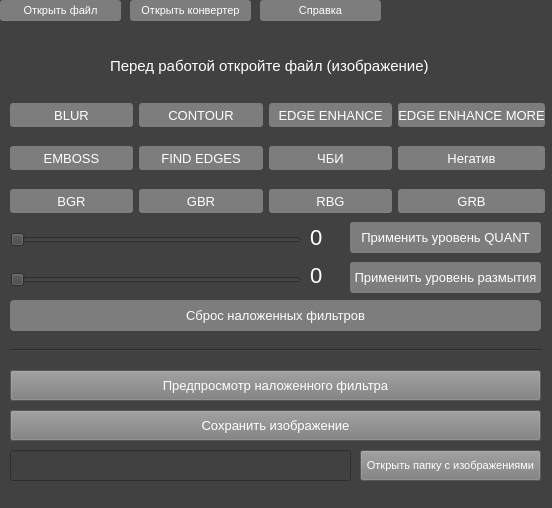
<?xml version="1.0" encoding="UTF-8"?>
<ui version="4.0">
 <class>MainWindow</class>
 <widget class="QMainWindow" name="MainWindow">
  <property name="geometry">
   <rect>
    <x>0</x>
    <y>0</y>
    <width>552</width>
    <height>508</height>
   </rect>
  </property>
  <property name="cursor">
   <cursorShape>ArrowCursor</cursorShape>
  </property>
  <property name="windowTitle">
   <string>FilPic - Графический редактор</string>
  </property>
  <property name="layoutDirection">
   <enum>Qt::LeftToRight</enum>
  </property>
  <property name="styleSheet">
   <string notr="true">background-color: rgb(65, 65, 65)</string>
  </property>
  <widget class="QWidget" name="centralwidget">
   <widget class="QPushButton" name="take_img_but">
    <property name="geometry">
     <rect>
      <x>0</x>
      <y>0</y>
      <width>121</width>
      <height>21</height>
     </rect>
    </property>
    <property name="cursor">
     <cursorShape>OpenHandCursor</cursorShape>
    </property>
    <property name="styleSheet">
     <string notr="true">QPushButton#take_img_but {
	background-color: rgb(125, 125, 125);
	color: white;
	font-size: 11px;
	border-radius: 3px;
	height: 24px;
}

QPushButton#take_img_but:hover {
	background-color: rgb(157, 157, 157);
	border-radius: 7px;
}
</string>
    </property>
    <property name="text">
     <string>Открыть файл</string>
    </property>
   </widget>
   <widget class="QPushButton" name="folder_to_img_but">
    <property name="geometry">
     <rect>
      <x>360</x>
      <y>450</y>
      <width>181</width>
      <height>31</height>
     </rect>
    </property>
    <property name="cursor">
     <cursorShape>OpenHandCursor</cursorShape>
    </property>
    <property name="styleSheet">
     <string notr="true">background-color: rgb(125, 125, 125);
color: white;
font-size: 11px</string>
    </property>
    <property name="text">
     <string>Открыть папку с изображениями</string>
    </property>
   </widget>
   <widget class="QLineEdit" name="text_status">
    <property name="geometry">
     <rect>
      <x>10</x>
      <y>450</y>
      <width>341</width>
      <height>31</height>
     </rect>
    </property>
    <property name="styleSheet">
     <string notr="true">color: white</string>
    </property>
    <property name="text">
     <string/>
    </property>
   </widget>
   <widget class="QLabel" name="label">
    <property name="geometry">
     <rect>
      <x>110</x>
      <y>50</y>
      <width>321</width>
      <height>31</height>
     </rect>
    </property>
    <property name="styleSheet">
     <string notr="true">font-size: 15px;color: white</string>
    </property>
    <property name="text">
     <string>Перед работой откройте файл (изображение)</string>
    </property>
   </widget>
   <widget class="QPushButton" name="open_converter_but">
    <property name="geometry">
     <rect>
      <x>130</x>
      <y>0</y>
      <width>121</width>
      <height>21</height>
     </rect>
    </property>
    <property name="cursor">
     <cursorShape>PointingHandCursor</cursorShape>
    </property>
    <property name="styleSheet">
     <string notr="true">QPushButton#open_converter_but {
	background-color: rgb(125, 125, 125);
	color: white;
	font-size: 11px;
	border-radius: 3px;
	height: 24px;
}

QPushButton#open_converter_but:hover {
	background-color: rgb(157, 157, 157);
	border-radius: 7px;
}
</string>
    </property>
    <property name="text">
     <string>Открыть конвертер</string>
    </property>
   </widget>
   <widget class="QWidget" name="gridLayoutWidget">
    <property name="geometry">
     <rect>
      <x>10</x>
      <y>90</y>
      <width>535</width>
      <height>136</height>
     </rect>
    </property>
    <layout class="QGridLayout" name="gridLayout">
     <item row="1" column="0">
      <widget class="QPushButton" name="emboss_but">
       <property name="cursor">
        <cursorShape>PointingHandCursor</cursorShape>
       </property>
       <property name="styleSheet">
        <string notr="true">QPushButton#emboss_but {
	background-color: rgb(125, 125, 125);
	color: white;
	font-size: 13px;
	border-radius: 3px;
	height: 24px;
}

QPushButton#emboss_but:hover {
	background-color: rgb(157, 157, 157);
	border-radius: 7px;
}

QPushButton#emboss_but:focus {
	background-color: rgb(77, 77, 77);
	border-radius: 5px;
}</string>
       </property>
       <property name="text">
        <string>EMBOSS</string>
       </property>
      </widget>
     </item>
     <item row="2" column="2">
      <widget class="QPushButton" name="rbg_but">
       <property name="cursor">
        <cursorShape>PointingHandCursor</cursorShape>
       </property>
       <property name="styleSheet">
        <string notr="true">QPushButton#rbg_but {
	background-color: rgb(125, 125, 125);
	color: white;
	font-size: 13px;
	border-radius: 3px;
	height: 24px;
}

QPushButton#rbg_but:hover {
	background-color: rgb(157, 157, 157);
	border-radius: 7px;
}

QPushButton#rbg_but:focus {
	background-color: rgb(77, 77, 77);
	border-radius: 5px;
}</string>
       </property>
       <property name="text">
        <string>RBG</string>
       </property>
      </widget>
     </item>
     <item row="0" column="3">
      <widget class="QPushButton" name="eem_but">
       <property name="cursor">
        <cursorShape>PointingHandCursor</cursorShape>
       </property>
       <property name="styleSheet">
        <string notr="true">QPushButton#eem_but {
	background-color: rgb(125, 125, 125);
	color: white;
	font-size: 13px;
	border-radius: 3px;
	height: 24px;
}

QPushButton#eem_but:hover {
	background-color: rgb(157, 157, 157);
	border-radius: 7px;
}

QPushButton#eem_but:focus {
	background-color: rgb(77, 77, 77);
	border-radius: 5px;
}</string>
       </property>
       <property name="text">
        <string>EDGE ENHANCE MORE</string>
       </property>
      </widget>
     </item>
     <item row="2" column="3">
      <widget class="QPushButton" name="pushButton_3">
       <property name="cursor">
        <cursorShape>PointingHandCursor</cursorShape>
       </property>
       <property name="styleSheet">
        <string notr="true">QPushButton#pushButton_3 {
	background-color: rgb(125, 125, 125);
	color: white;
	font-size: 13px;
	border-radius: 3px;
	height: 24px;
}

QPushButton#pushButton_3:hover {
	background-color: rgb(157, 157, 157);
	border-radius: 7px;
}

QPushButton#pushButton_3:focus {
	background-color: rgb(77, 77, 77);
	border-radius: 5px;
}</string>
       </property>
       <property name="text">
        <string>GRB</string>
       </property>
      </widget>
     </item>
     <item row="2" column="1">
      <widget class="QPushButton" name="gbr_but">
       <property name="cursor">
        <cursorShape>PointingHandCursor</cursorShape>
       </property>
       <property name="styleSheet">
        <string notr="true">QPushButton#gbr_but {
	background-color: rgb(125, 125, 125);
	color: white;
	font-size: 13px;
	border-radius: 3px;
	height: 24px;
}

QPushButton#gbr_but:hover {
	background-color: rgb(157, 157, 157);
	border-radius: 7px;
}

QPushButton#gbr_but:focus {
	background-color: rgb(77, 77, 77);
	border-radius: 5px;
}</string>
       </property>
       <property name="text">
        <string>GBR</string>
       </property>
      </widget>
     </item>
     <item row="1" column="3">
      <widget class="QPushButton" name="negativ_but">
       <property name="cursor">
        <cursorShape>PointingHandCursor</cursorShape>
       </property>
       <property name="styleSheet">
        <string notr="true">QPushButton#negativ_but {
	background-color: rgb(125, 125, 125);
	color: white;
	font-size: 13px;
	border-radius: 3px;
	height: 24px;
}

QPushButton#negativ_but:hover {
	background-color: rgb(157, 157, 157);
	border-radius: 7px;
}

QPushButton#negativ_but:focus {
	background-color: rgb(77, 77, 77);
	border-radius: 5px;
}</string>
       </property>
       <property name="text">
        <string>Негатив</string>
       </property>
      </widget>
     </item>
     <item row="1" column="1">
      <widget class="QPushButton" name="fe_but">
       <property name="cursor">
        <cursorShape>PointingHandCursor</cursorShape>
       </property>
       <property name="styleSheet">
        <string notr="true">QPushButton#fe_but {
	background-color: rgb(125, 125, 125);
	color: white;
	font-size: 13px;
	border-radius: 3px;
	height: 24px;
}

QPushButton#fe_but:hover {
	background-color: rgb(157, 157, 157);
	border-radius: 7px;
}

QPushButton#fe_but:focus {
	background-color: rgb(77, 77, 77);
	border-radius: 5px;
}</string>
       </property>
       <property name="text">
        <string>FIND EDGES</string>
       </property>
      </widget>
     </item>
     <item row="0" column="1">
      <widget class="QPushButton" name="contour_but">
       <property name="cursor">
        <cursorShape>PointingHandCursor</cursorShape>
       </property>
       <property name="styleSheet">
        <string notr="true">QPushButton#contour_but {
	background-color: rgb(125, 125, 125);
	color: white;
	font-size: 13px;
	border-radius: 3px;
	height: 24px;
}

QPushButton#contour_but:hover {
	background-color: rgb(157, 157, 157);
	border-radius: 7px;
}

QPushButton#contour_but:focus {
	background-color: rgb(77, 77, 77);
	border-radius: 5px;
}</string>
       </property>
       <property name="text">
        <string>CONTOUR</string>
       </property>
      </widget>
     </item>
     <item row="0" column="2">
      <widget class="QPushButton" name="ee_but">
       <property name="cursor">
        <cursorShape>PointingHandCursor</cursorShape>
       </property>
       <property name="styleSheet">
        <string notr="true">QPushButton#ee_but {
	background-color: rgb(125, 125, 125);
	color: white;
	font-size: 13px;
	border-radius: 3px;
	height: 24px;
}

QPushButton#ee_but:hover {
	background-color: rgb(157, 157, 157);
	border-radius: 7px;
}

QPushButton#ee_but:focus {
	background-color: rgb(77, 77, 77);
	border-radius: 5px;
}</string>
       </property>
       <property name="text">
        <string>EDGE ENHANCE</string>
       </property>
      </widget>
     </item>
     <item row="0" column="0">
      <widget class="QPushButton" name="blur_but">
       <property name="cursor">
        <cursorShape>PointingHandCursor</cursorShape>
       </property>
       <property name="styleSheet">
        <string notr="true">QPushButton#blur_but {
	background-color: rgb(125, 125, 125);
	color: white;
	font-size: 13px;
	border-radius: 3px;
	height: 24px;
}

QPushButton#blur_but:hover {
	background-color: rgb(157, 157, 157);
	border-radius: 7px;
}

QPushButton#blur_but:focus {
	background-color: rgb(77, 77, 77);
	border-radius: 5px;
}</string>
       </property>
       <property name="text">
        <string>BLUR</string>
       </property>
      </widget>
     </item>
     <item row="1" column="2">
      <widget class="QPushButton" name="hbi_but">
       <property name="cursor">
        <cursorShape>PointingHandCursor</cursorShape>
       </property>
       <property name="styleSheet">
        <string notr="true">QPushButton#hbi_but {
	background-color: rgb(125, 125, 125);
	color: white;
	font-size: 13px;
	border-radius: 3px;
	height: 24px;
}

QPushButton#hbi_but:hover {
	background-color: rgb(157, 157, 157);
	border-radius: 7px;
}

QPushButton#hbi_but:focus {
	background-color: rgb(77, 77, 77);
	border-radius: 5px;
}</string>
       </property>
       <property name="text">
        <string>ЧБИ</string>
       </property>
      </widget>
     </item>
     <item row="2" column="0">
      <widget class="QPushButton" name="bgr_but">
       <property name="cursor">
        <cursorShape>PointingHandCursor</cursorShape>
       </property>
       <property name="mouseTracking">
        <bool>true</bool>
       </property>
       <property name="styleSheet">
        <string notr="true">QPushButton#bgr_but {
	background-color: rgb(125, 125, 125);
	color: white;
	font-size: 13px;
	border-radius: 3px;
	height: 24px;
}

QPushButton#bgr_but:hover {
	background-color: rgb(157, 157, 157);
	border-radius: 7px;
}

QPushButton#bgr_but:focus {
	background-color: rgb(77, 77, 77);
	border-radius: 5px;
}</string>
       </property>
       <property name="text">
        <string>BGR</string>
       </property>
      </widget>
     </item>
    </layout>
   </widget>
   <widget class="QPushButton" name="save_img_but">
    <property name="geometry">
     <rect>
      <x>10</x>
      <y>410</y>
      <width>531</width>
      <height>31</height>
     </rect>
    </property>
    <property name="cursor">
     <cursorShape>OpenHandCursor</cursorShape>
    </property>
    <property name="styleSheet">
     <string notr="true">background-color: rgb(125, 125, 125);
color: white;
font-size: 13px</string>
    </property>
    <property name="text">
     <string>Сохранить изображение</string>
    </property>
   </widget>
   <widget class="QSlider" name="quant_slider">
    <property name="geometry">
     <rect>
      <x>10</x>
      <y>230</y>
      <width>291</width>
      <height>20</height>
     </rect>
    </property>
    <property name="orientation">
     <enum>Qt::Horizontal</enum>
    </property>
   </widget>
   <widget class="QPushButton" name="but_quant">
    <property name="geometry">
     <rect>
      <x>350</x>
      <y>222</y>
      <width>191</width>
      <height>31</height>
     </rect>
    </property>
    <property name="cursor">
     <cursorShape>PointingHandCursor</cursorShape>
    </property>
    <property name="styleSheet">
     <string notr="true">QPushButton#but_quant {
	background-color: rgb(125, 125, 125);
	color: white;
	font-size: 13px;
	border-radius: 3px;
	height: 24px;
}

QPushButton#but_quant:hover {
	background-color: rgb(157, 157, 157);
	border-radius: 7px;
}

QPushButton#but_quant:focus {
	background-color: rgb(77, 77, 77);
	border-radius: 5px;
}</string>
    </property>
    <property name="text">
     <string>Применить уровень QUANT</string>
    </property>
   </widget>
   <widget class="QSlider" name="gaus_slider">
    <property name="geometry">
     <rect>
      <x>10</x>
      <y>270</y>
      <width>291</width>
      <height>20</height>
     </rect>
    </property>
    <property name="orientation">
     <enum>Qt::Horizontal</enum>
    </property>
   </widget>
   <widget class="QPushButton" name="but_gaus">
    <property name="geometry">
     <rect>
      <x>350</x>
      <y>262</y>
      <width>191</width>
      <height>31</height>
     </rect>
    </property>
    <property name="cursor">
     <cursorShape>PointingHandCursor</cursorShape>
    </property>
    <property name="styleSheet">
     <string notr="true">QPushButton#but_gaus {
	background-color: rgb(125, 125, 125);
	color: white;
	font-size: 13px;
	border-radius: 3px;
	height: 24px;
}

QPushButton#but_gaus:hover {
	background-color: rgb(157, 157, 157);
	border-radius: 7px;
}

QPushButton#but_gaus:focus {
	background-color: rgb(77, 77, 77);
	border-radius: 5px;
}</string>
    </property>
    <property name="text">
     <string>Применить уровень размытия</string>
    </property>
   </widget>
   <widget class="QLabel" name="res_quant_label">
    <property name="geometry">
     <rect>
      <x>310</x>
      <y>222</y>
      <width>31</width>
      <height>31</height>
     </rect>
    </property>
    <property name="styleSheet">
     <string notr="true">color: white;
font-size: 22px;</string>
    </property>
    <property name="text">
     <string>0</string>
    </property>
   </widget>
   <widget class="QLabel" name="res_gaus_label">
    <property name="geometry">
     <rect>
      <x>310</x>
      <y>260</y>
      <width>31</width>
      <height>31</height>
     </rect>
    </property>
    <property name="styleSheet">
     <string notr="true">color: white;
font-size: 22px;</string>
    </property>
    <property name="text">
     <string>0</string>
    </property>
   </widget>
   <widget class="QPushButton" name="inst_but">
    <property name="geometry">
     <rect>
      <x>260</x>
      <y>0</y>
      <width>121</width>
      <height>21</height>
     </rect>
    </property>
    <property name="cursor">
     <cursorShape>WhatsThisCursor</cursorShape>
    </property>
    <property name="styleSheet">
     <string notr="true">QPushButton#inst_but {
	background-color: rgb(125, 125, 125);
	color: white;
	font-size: 11px;
	border-radius: 3px;
	height: 24px;
}

QPushButton#inst_but:hover {
	background-color: rgb(157, 157, 157);
	border-radius: 7px;
}
</string>
    </property>
    <property name="text">
     <string>Справка</string>
    </property>
   </widget>
   <widget class="QPushButton" name="chek_result">
    <property name="geometry">
     <rect>
      <x>10</x>
      <y>370</y>
      <width>531</width>
      <height>31</height>
     </rect>
    </property>
    <property name="cursor">
     <cursorShape>OpenHandCursor</cursorShape>
    </property>
    <property name="styleSheet">
     <string notr="true">background-color: rgb(125, 125, 125);
color: white;
font-size: 13px</string>
    </property>
    <property name="text">
     <string>Предпросмотр наложенного фильтра</string>
    </property>
   </widget>
   <widget class="Line" name="line">
    <property name="geometry">
     <rect>
      <x>10</x>
      <y>340</y>
      <width>531</width>
      <height>20</height>
     </rect>
    </property>
    <property name="orientation">
     <enum>Qt::Horizontal</enum>
    </property>
   </widget>
   <widget class="QPushButton" name="remove_filters_but">
    <property name="geometry">
     <rect>
      <x>10</x>
      <y>300</y>
      <width>531</width>
      <height>31</height>
     </rect>
    </property>
    <property name="cursor">
     <cursorShape>OpenHandCursor</cursorShape>
    </property>
    <property name="styleSheet">
     <string notr="true">QPushButton#remove_filters_but {
	background-color: rgb(125, 125, 125);
	color: white;
	font-size: 13px;
	border-radius: 4px;
	height: 24px;
}

QPushButton#remove_filters_but:hover {
	background-color: rgb(157, 157, 157);
	border-radius: 7px;
}

QPushButton#remove_filters_but:focus {
	background-color: rgb(77, 77, 77);
	border-radius: 5px;
}</string>
    </property>
    <property name="text">
     <string>Сброс наложенных фильтров</string>
    </property>
   </widget>
  </widget>
  <widget class="QStatusBar" name="statusbar"/>
 </widget>
 <resources/>
 <connections/>
</ui>
